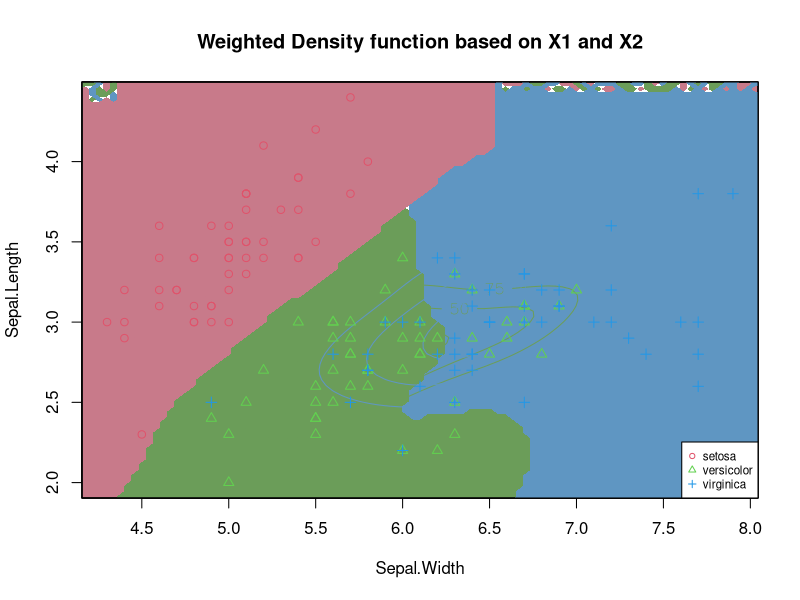
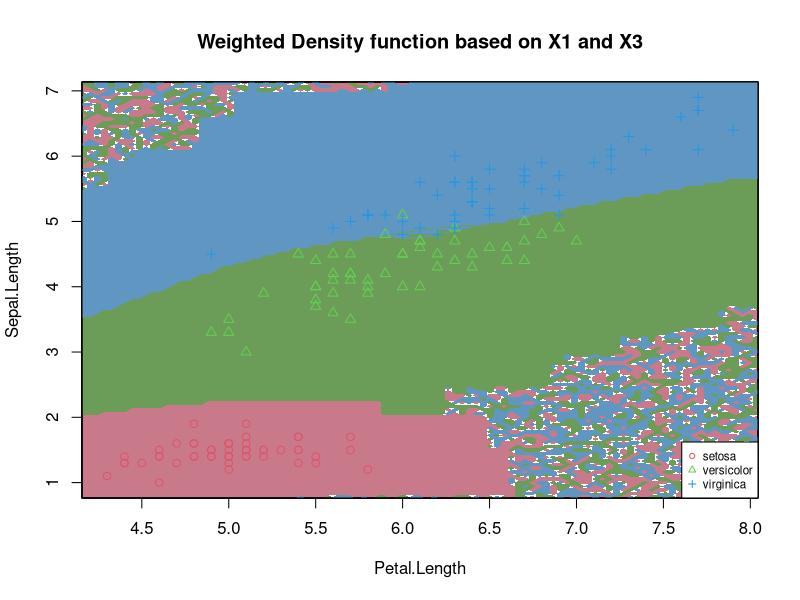
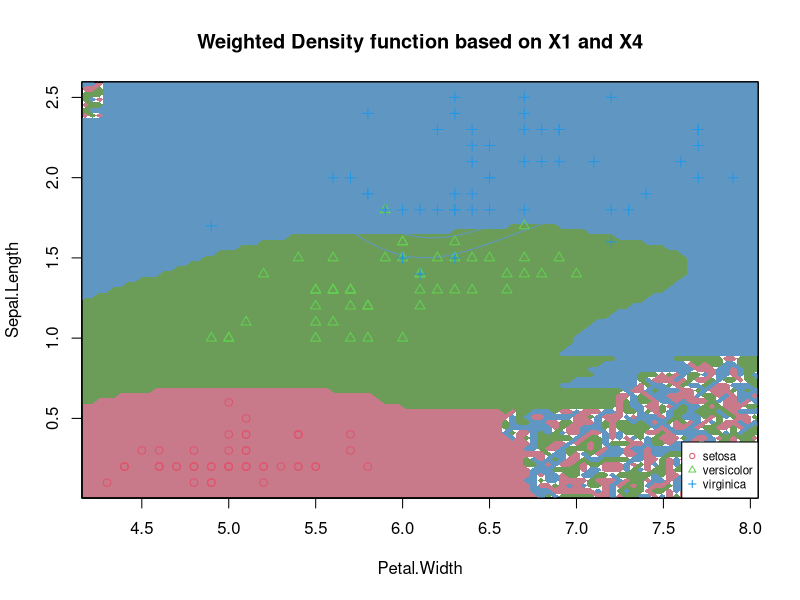
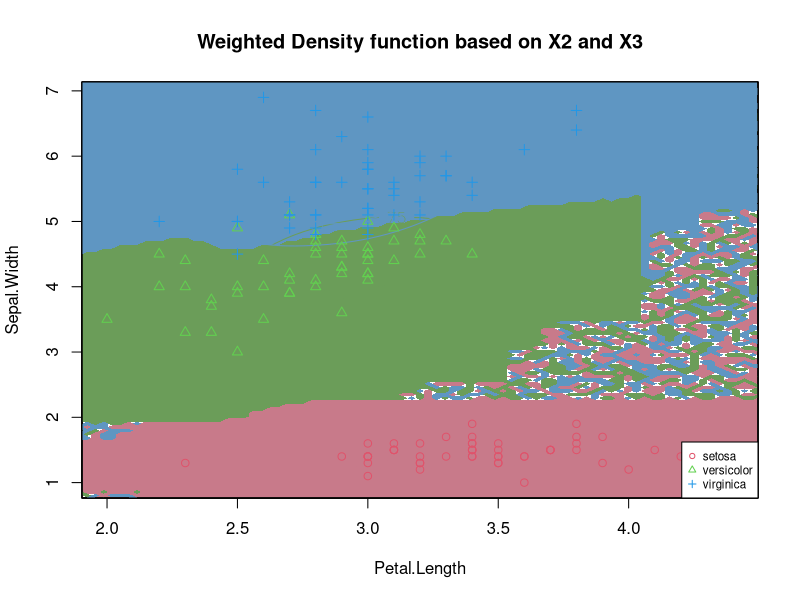
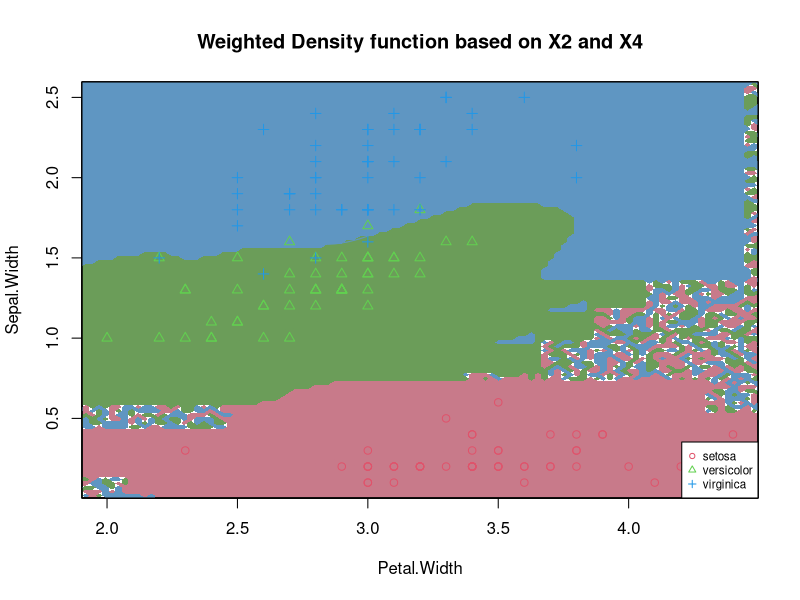
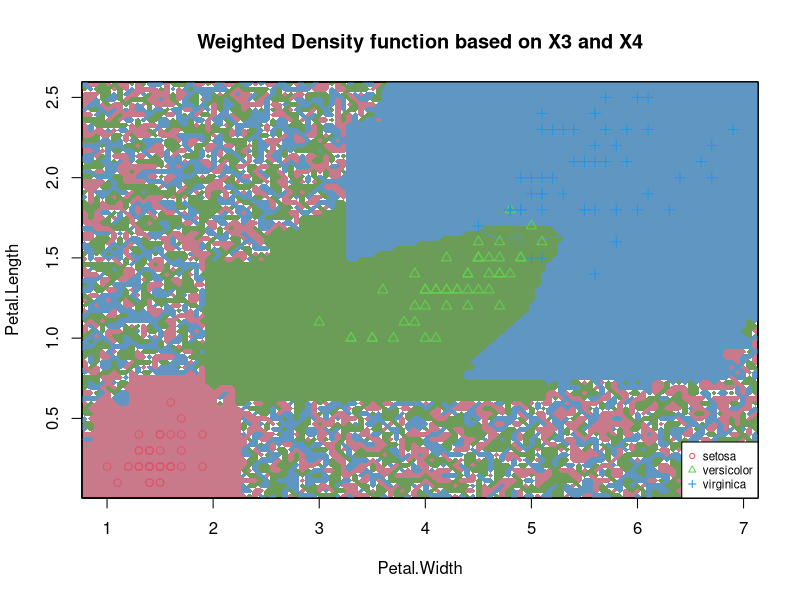

The R source for these figures, in order:
########################12
library("ks")
library("MASS")
library(ggplot2)
data("iris")
ir <- iris[,c(1,2)]
ir.group <- iris[,5]
Hscv1 <- Hkda(x = ir, x.group = ir.group, bw = "scv", pre = "sphere")
kda.model=kda(x = ir, x.group = ir.group, Hs = Hscv1)
compare.kda.cv(x = ir, x.group = ir.group, bw = "scv", pre = "sphere")
plot(kda.model,xlab="Sepal.Width",ylab="Sepal.Length", main= "Weighted Density function based on X1 and X2",col.pt=c(2,3,4), drawpoints=TRUE )
legend("bottomright",cex = 0.7,legend = c("setosa","versicolor","virginica"),col=c(2,3,4),pch=c(1,2,3))
############################13
library("ks")
library("MASS")
library(ggplot2)
data("iris")
ir <- iris[,c(1,3)]
ir.group <- iris[,5]
Hscv1 <- Hkda(x = ir, x.group = ir.group, bw = "scv", pre = "sphere")
kda.model=kda(x = ir, x.group = ir.group, Hs = Hscv1)
compare.kda.cv(x = ir, x.group = ir.group, bw = "scv", pre = "sphere")
plot(kda.model,xlab="Petal.Length",ylab="Sepal.Length", main= "Weighted Density function based on X1 and X3",col.pt=c(2,3,4), drawpoints=TRUE )
legend("bottomright",cex = 0.7,legend = c("setosa","versicolor","virginica"),col=c(2,3,4),pch=c(1,2,3))
############################14
library("ks")
library("MASS")
library(ggplot2)
data("iris")
ir <- iris[,c(1,4)]
ir.group <- iris[,5]
Hscv1 <- Hkda(x = ir, x.group = ir.group, bw = "scv", pre = "sphere")
kda.model=kda(x = ir, x.group = ir.group, Hs = Hscv1)
compare.kda.cv(x = ir, x.group = ir.group, bw = "scv", pre = "sphere")
plot(kda.model,xlab="Petal.Width",ylab="Sepal.Length", main= "Weighted Density function based on X1 and X4",col.pt=c(2,3,4), drawpoints=TRUE )
legend("bottomright",cex = 0.7,legend = c("setosa","versicolor","virginica"),col=c(2,3,4),pch=c(1,2,3))
################################23
library("ks")
library("MASS")
library(ggplot2)
data("iris")
ir <- iris[,c(2,3)]
ir.group <- iris[,5]
Hscv1 <- Hkda(x = ir, x.group = ir.group, bw = "scv", pre = "sphere")
kda.model=kda(x = ir, x.group = ir.group, Hs = Hscv1)
compare.kda.cv(x = ir, x.group = ir.group, bw = "scv", pre = "sphere")
plot(kda.model,xlab="Petal.Length",ylab="Sepal.Width", main= "Weighted Density function based on X2 and X3",col.pt=c(2,3,4), drawpoints=TRUE )
legend("bottomright",cex = 0.7,legend = c("setosa","versicolor","virginica"),col=c(2,3,4),pch=c(1,2,3))
#####################################24
library("ks")
library("MASS")
library(ggplot2)
data("iris")
ir <- iris[,c(2,4)]
ir.group <- iris[,5]
Hscv1 <- Hkda(x = ir, x.group = ir.group, bw = "scv", pre = "sphere")
kda.model=kda(x = ir, x.group = ir.group, Hs = Hscv1)
compare.kda.cv(x = ir, x.group = ir.group, bw = "scv", pre = "sphere")
plot(kda.model,xlab="Petal.Width",ylab="Sepal.Width", main= "Weighted Density function based on X2 and X4",col.pt=c(2,3,4), drawpoints=TRUE )
legend("bottomright",cex = 0.7,legend = c("setosa","versicolor","virginica"),col=c(2,3,4),pch=c(1,2,3))
#######################################34
library("ks")
library("MASS")
library(ggplot2)
data("iris")
ir <- iris[,c(3,4)]
ir.group <- iris[,5]
Hscv1 <- Hkda(x = ir, x.group = ir.group, bw = "scv", pre = "sphere")
kda.model=kda(x = ir, x.group = ir.group, Hs = Hscv1)
compare.kda.cv(x = ir, x.group = ir.group, bw = "scv", pre = "sphere")
plot(kda.model,xlab="Petal.Width",ylab="Petal.Length", main= "Weighted Density function based on X3 and X4",col.pt=c(2,3,4), drawpoints=TRUE )
legend("bottomright",cex = 0.7,legend = c("setosa","versicolor","virginica"),col=c(2,3,4),pch=c(1,2,3))
